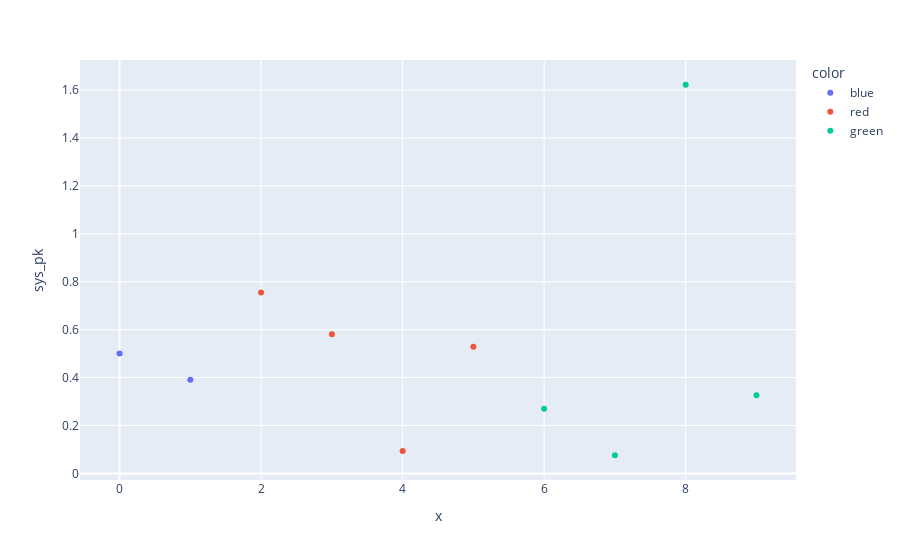
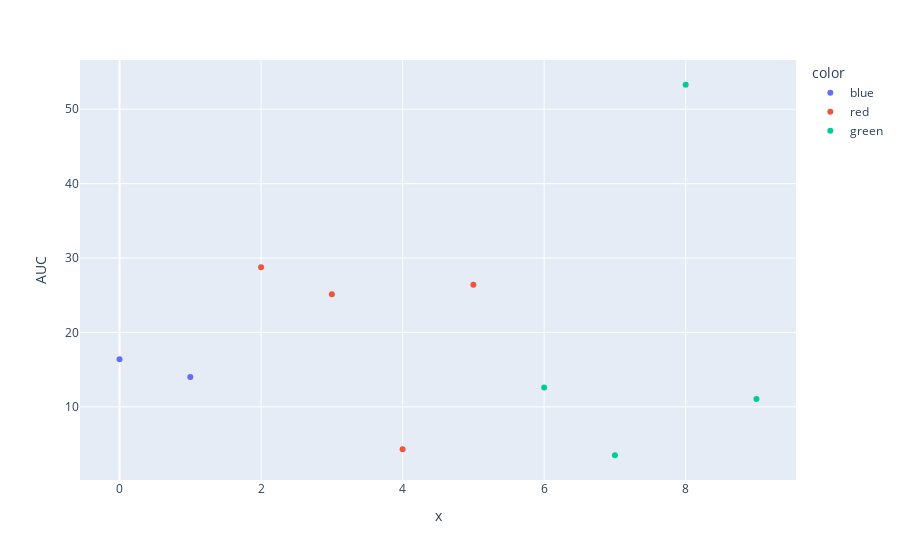
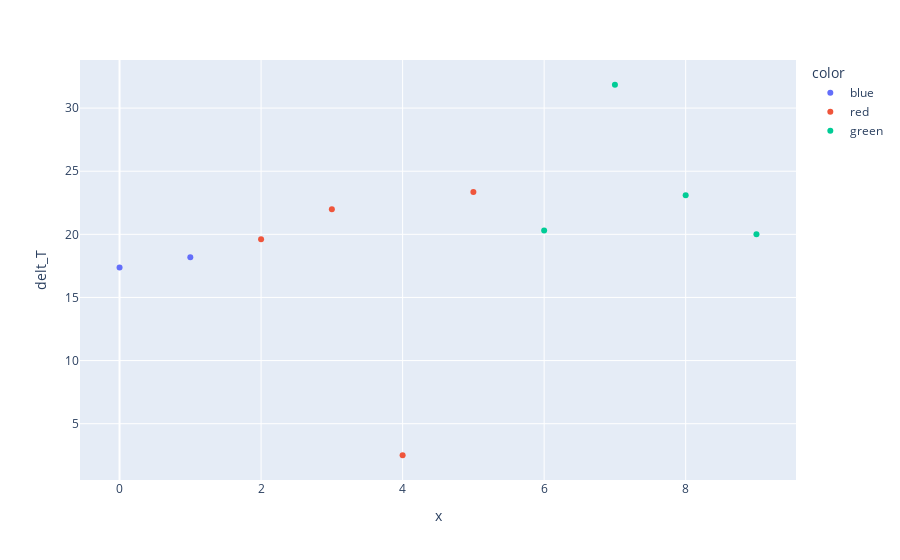
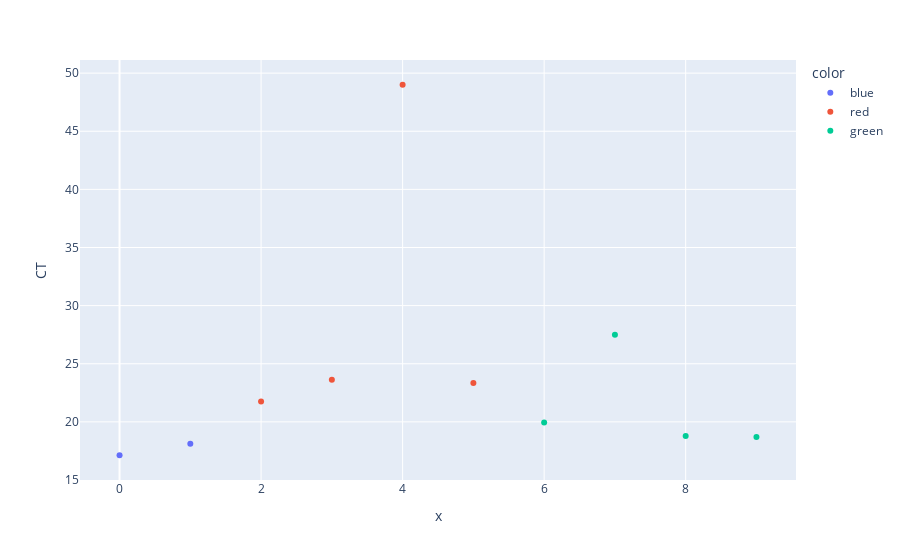

Here is the notebook cell these charts were saved with, in order:
### Code cell
experimental_ratio= df['post_inds']-df['pre_inds']
control_ratio= df['post_indsC']/df['pre_indsC']
baseline_ratio =df['pre_inds']/df['pre_indsC']
exp_control_ratio = experimental_ratio/control_ratio
plot_df(df['post_inds'])

### Figure 1 — Plotly figure (JSON) as saved in the notebook; plotly's stock layout.template omitted (floating-point values rounded to 4 significant figures)
{"data": [{"hovertemplate": "color=blue<br>x=%{x}<br>sys_pk=%{y}<extra></extra>", "legendgroup": "blue", "marker": {"color": "#636efa", "symbol": "circle"}, "mode": "markers", "name": "blue", "orientation": "v", "showlegend": true, "type": "scatter", "x": [0, 1], "xaxis": "x", "y": [0.5003, 0.3911], "yaxis": "y"}, {"hovertemplate": "color=red<br>x=%{x}<br>sys_pk=%{y}<extra></extra>", "legendgroup": "red", "marker": {"color": "#EF553B", "symbol": "circle"}, "mode": "markers", "name": "red", "orientation": "v", "showlegend": true, "type": "scatter", "x": [2, 3, 4, 5], "xaxis": "x", "y": [0.7549, 0.5811, 0.0936, 0.5291], "yaxis": "y"}, {"hovertemplate": "color=green<br>x=%{x}<br>sys_pk=%{y}<extra></extra>", "legendgroup": "green", "marker": {"color": "#00cc96", "symbol": "circle"}, "mode": "markers", "name": "green", "orientation": "v", "showlegend": true, "type": "scatter", "x": [6, 7, 8, 9], "xaxis": "x", "y": [0.2702, 0.07578, 1.622, 0.3262], "yaxis": "y"}], "layout": {"autosize": true, "legend": {"title": {"text": "color"}, "tracegroupgap": 0}, "margin": {"t": 60}, "xaxis": {"anchor": "y", "autorange": true, "domain": [0, 1], "range": [-0.5547, 9.555], "title": {"text": "x"}, "type": "linear"}, "yaxis": {"anchor": "x", "autorange": true, "domain": [0, 1], "range": [-0.03385, 1.732], "title": {"text": "sys_pk"}, "type": "linear"}}}

### Figure 2 — Plotly figure (JSON) as saved in the notebook; plotly's stock layout.template omitted (floating-point values rounded to 4 significant figures)
{"data": [{"hovertemplate": "color=blue<br>x=%{x}<br>AUC=%{y}<extra></extra>", "legendgroup": "blue", "marker": {"color": "#636efa", "symbol": "circle"}, "mode": "markers", "name": "blue", "orientation": "v", "showlegend": true, "type": "scatter", "x": [0, 1], "xaxis": "x", "y": [16.39, 14.02], "yaxis": "y"}, {"hovertemplate": "color=red<br>x=%{x}<br>AUC=%{y}<extra></extra>", "legendgroup": "red", "marker": {"color": "#EF553B", "symbol": "circle"}, "mode": "markers", "name": "red", "orientation": "v", "showlegend": true, "type": "scatter", "x": [2, 3, 4, 5], "xaxis": "x", "y": [28.75, 25.13, 4.309, 26.41], "yaxis": "y"}, {"hovertemplate": "color=green<br>x=%{x}<br>AUC=%{y}<extra></extra>", "legendgroup": "green", "marker": {"color": "#00cc96", "symbol": "circle"}, "mode": "markers", "name": "green", "orientation": "v", "showlegend": true, "type": "scatter", "x": [6, 7, 8, 9], "xaxis": "x", "y": [12.59, 3.495, 53.29, 11.05], "yaxis": "y"}], "layout": {"autosize": true, "legend": {"title": {"text": "color"}, "tracegroupgap": 0}, "margin": {"t": 60}, "xaxis": {"anchor": "y", "autorange": true, "domain": [0, 1], "range": [-0.5547, 9.555], "title": {"text": "x"}, "type": "linear"}, "yaxis": {"anchor": "x", "autorange": true, "domain": [0, 1], "range": [-0.03521, 56.82], "title": {"text": "AUC"}, "type": "linear"}}}

### Figure 3 — Plotly figure (JSON) as saved in the notebook; plotly's stock layout.template omitted (floating-point values rounded to 4 significant figures)
{"data": [{"hovertemplate": "color=blue<br>x=%{x}<br>delt_T=%{y}<extra></extra>", "legendgroup": "blue", "marker": {"color": "#636efa", "symbol": "circle"}, "mode": "markers", "name": "blue", "orientation": "v", "showlegend": true, "type": "scatter", "x": [0, 1], "xaxis": "x", "y": [17.37, 18.18], "yaxis": "y"}, {"hovertemplate": "color=red<br>x=%{x}<br>delt_T=%{y}<extra></extra>", "legendgroup": "red", "marker": {"color": "#EF553B", "symbol": "circle"}, "mode": "markers", "name": "red", "orientation": "v", "showlegend": true, "type": "scatter", "x": [2, 3, 4, 5], "xaxis": "x", "y": [19.6, 21.98, 2.5, 23.34], "yaxis": "y"}, {"hovertemplate": "color=green<br>x=%{x}<br>delt_T=%{y}<extra></extra>", "legendgroup": "green", "marker": {"color": "#00cc96", "symbol": "circle"}, "mode": "markers", "name": "green", "orientation": "v", "showlegend": true, "type": "scatter", "x": [6, 7, 8, 9], "xaxis": "x", "y": [20.31, 31.85, 23.09, 20], "yaxis": "y"}], "layout": {"autosize": true, "legend": {"title": {"text": "color"}, "tracegroupgap": 0}, "margin": {"t": 60}, "xaxis": {"anchor": "y", "autorange": true, "domain": [0, 1], "range": [-0.5547, 9.555], "title": {"text": "x"}, "type": "linear"}, "yaxis": {"anchor": "x", "autorange": true, "domain": [0, 1], "range": [0.4191, 33.93], "title": {"text": "delt_T"}, "type": "linear"}}}

### Figure 4 — Plotly figure (JSON) as saved in the notebook; plotly's stock layout.template omitted (floating-point values rounded to 4 significant figures)
{"data": [{"hovertemplate": "color=blue<br>x=%{x}<br>CT=%{y}<extra></extra>", "legendgroup": "blue", "marker": {"color": "#636efa", "symbol": "circle"}, "mode": "markers", "name": "blue", "orientation": "v", "showlegend": true, "type": "scatter", "x": [0, 1], "xaxis": "x", "y": [17.13, 18.12], "yaxis": "y"}, {"hovertemplate": "color=red<br>x=%{x}<br>CT=%{y}<extra></extra>", "legendgroup": "red", "marker": {"color": "#EF553B", "symbol": "circle"}, "mode": "markers", "name": "red", "orientation": "v", "showlegend": true, "type": "scatter", "x": [2, 3, 4, 5], "xaxis": "x", "y": [21.76, 23.62, 49, 23.35], "yaxis": "y"}, {"hovertemplate": "color=green<br>x=%{x}<br>CT=%{y}<extra></extra>", "legendgroup": "green", "marker": {"color": "#00cc96", "symbol": "circle"}, "mode": "markers", "name": "green", "orientation": "v", "showlegend": true, "type": "scatter", "x": [6, 7, 8, 9], "xaxis": "x", "y": [19.94, 27.48, 18.78, 18.71], "yaxis": "y"}], "layout": {"autosize": true, "legend": {"title": {"text": "color"}, "tracegroupgap": 0}, "margin": {"t": 60}, "xaxis": {"anchor": "y", "autorange": true, "domain": [0, 1], "range": [-0.5547, 9.555], "title": {"text": "x"}, "type": "linear"}, "yaxis": {"anchor": "x", "autorange": true, "domain": [0, 1], "range": [14.87, 51.26], "title": {"text": "CT"}, "type": "linear"}}}
